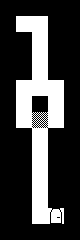

Below is a game level as drawn by its tile map, then a one-line description and the .tmx file that defines it, in full:
An orthogonal 5x15 tile map with 16x16 px tiles, 1 tile layer (Ground) and 2 objects (PlayerStartingPosition, Mob).

<map version="1.0" orientation="orthogonal" width="5" height="15" tilewidth="16" tileheight="16">
 <properties>
  <property name="gravity" value="10" />
  <property name="nextMap" value="map6.tmx" />
 </properties>
 <tileset firstgid="1" name="Tileset" tilewidth="16" tileheight="16">
  <image source="../assets/tiles.png" width="32" height="48" />
  <tile id="0">
   <properties>
    <property name="blastable" value="0" />
    <property name="name" value="Wall" />
    <property name="obstacle" value="1" />
   </properties>
  </tile>
  <tile id="1">
   <properties>
    <property name="blastable" value="0" />
    <property name="name" value="Floor" />
    <property name="obstacle" value="0" />
   </properties>
  </tile>
  <tile id="2">
   <properties>
    <property name="blastTo" value="Floor" />
    <property name="blastable" value="1" />
    <property name="name" value="BlastableWall" />
    <property name="obstacle" value="1" />
   </properties>
  </tile>
  <tile id="3">
   <properties>
    <property name="name" value="Door" />
    <property name="obstacle" value="0" />
   </properties>
  </tile>
  <tile id="4">
   <properties>
    <property name="blastTo" value="Floor" />
    <property name="blastable" value="1" />
    <property name="chainBlast" value="1" />
    <property name="name" value="ChainBlastableWall" />
    <property name="obstacle" value="1" />
   </properties>
  </tile>
  <tile id="5">
   <properties>
    <property name="blastTo" value="Wall" />
    <property name="blastable" value="1" />
    <property name="chainBlast" value="1" />
    <property name="name" value="BlastToWall" />
    <property name="obstacle" value="1" />
   </properties>
  </tile>
 </tileset>
 <layer name="Ground" width="5" height="15">
  <data encoding="csv">
1,1,1,1,1,
1,2,2,1,1,
1,1,2,1,1,
1,1,2,1,1,
1,1,2,1,1,
1,2,2,2,1,
1,2,1,2,1,
1,2,3,2,1,
1,1,2,1,1,
1,1,2,1,1,
1,1,2,1,1,
1,1,2,1,1,
1,1,2,1,1,
1,1,2,4,1,
1,1,1,1,1
</data>
 </layer>
 <objectgroup name="Objects" width="5" height="15">
  <object name="Player" type="PlayerStartingPosition" x="16" y="16" width="16" height="16">
   <properties>
    <property name="number" value="0" />
   </properties>
  </object>
  <object type="Mob" x="48" y="112" width="16" height="16">
   <properties>
    <property name="speed" value="120" />
   </properties>
  </object>
 </objectgroup>
</map>
